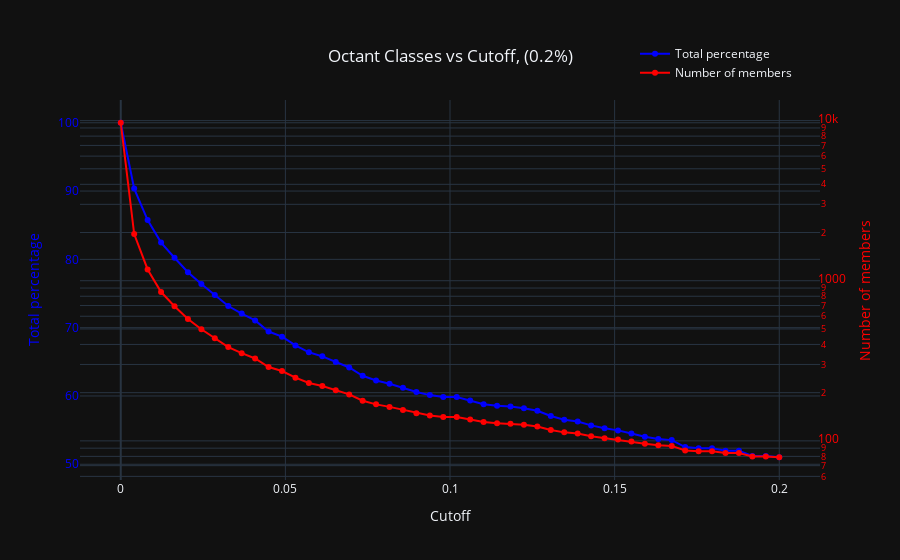

The notebook cell saved with this chart:
### Code cell
PDB_SS.plot_classes_vs_cutoff(0.2, 50)
